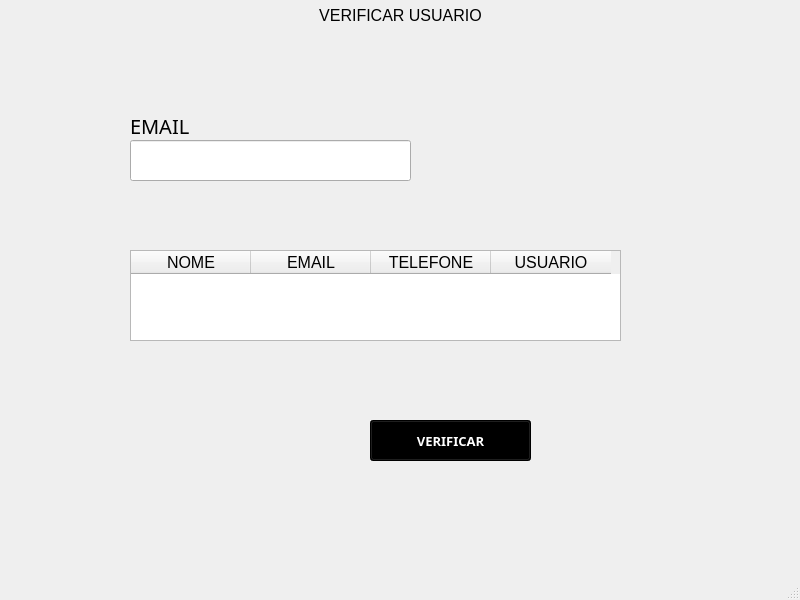
<?xml version="1.0" encoding="UTF-8"?>
<ui version="4.0">
 <class>MainWindow</class>
 <widget class="QMainWindow" name="MainWindow">
  <property name="geometry">
   <rect>
    <x>0</x>
    <y>0</y>
    <width>800</width>
    <height>600</height>
   </rect>
  </property>
  <property name="minimumSize">
   <size>
    <width>0</width>
    <height>600</height>
   </size>
  </property>
  <property name="maximumSize">
   <size>
    <width>16777215</width>
    <height>600</height>
   </size>
  </property>
  <property name="font">
   <font>
    <family>Arial</family>
    <pointsize>10</pointsize>
   </font>
  </property>
  <property name="windowTitle">
   <string>MainWindow</string>
  </property>
  <widget class="QWidget" name="centralwidget">
   <widget class="QLabel" name="label_2">
    <property name="geometry">
     <rect>
      <x>220</x>
      <y>0</y>
      <width>361</width>
      <height>31</height>
     </rect>
    </property>
    <property name="font">
     <font>
      <family>Arial</family>
      <pointsize>12</pointsize>
     </font>
    </property>
    <property name="text">
     <string>VERIFICAR USUARIO</string>
    </property>
    <property name="alignment">
     <set>Qt::AlignCenter</set>
    </property>
   </widget>
   <widget class="QLabel" name="label_4">
    <property name="geometry">
     <rect>
      <x>130</x>
      <y>110</y>
      <width>251</width>
      <height>31</height>
     </rect>
    </property>
    <property name="font">
     <font>
      <family>Arial Black</family>
      <pointsize>15</pointsize>
     </font>
    </property>
    <property name="text">
     <string>EMAIL</string>
    </property>
   </widget>
   <widget class="QLineEdit" name="txtEmailVerificar">
    <property name="geometry">
     <rect>
      <x>130</x>
      <y>140</y>
      <width>281</width>
      <height>41</height>
     </rect>
    </property>
    <property name="font">
     <font>
      <pointsize>15</pointsize>
     </font>
    </property>
   </widget>
   <widget class="QPushButton" name="btnVerificarUsuario">
    <property name="geometry">
     <rect>
      <x>370</x>
      <y>420</y>
      <width>161</width>
      <height>41</height>
     </rect>
    </property>
    <property name="font">
     <font>
      <family>Arial Black</family>
      <pointsize>10</pointsize>
      <weight>75</weight>
      <bold>true</bold>
     </font>
    </property>
    <property name="styleSheet">
     <string notr="true">background-color: rgb(0, 0, 0);
color: rgb(255, 255, 255);</string>
    </property>
    <property name="text">
     <string>VERIFICAR</string>
    </property>
   </widget>
   <widget class="QTableWidget" name="tableWidget">
    <property name="geometry">
     <rect>
      <x>130</x>
      <y>250</y>
      <width>491</width>
      <height>91</height>
     </rect>
    </property>
    <property name="maximumSize">
     <size>
      <width>601</width>
      <height>471</height>
     </size>
    </property>
    <property name="mouseTracking">
     <bool>false</bool>
    </property>
    <attribute name="horizontalHeaderVisible">
     <bool>true</bool>
    </attribute>
    <attribute name="horizontalHeaderCascadingSectionResizes">
     <bool>false</bool>
    </attribute>
    <attribute name="horizontalHeaderDefaultSectionSize">
     <number>120</number>
    </attribute>
    <attribute name="horizontalHeaderHighlightSections">
     <bool>true</bool>
    </attribute>
    <attribute name="horizontalHeaderShowSortIndicator" stdset="0">
     <bool>false</bool>
    </attribute>
    <column>
     <property name="text">
      <string>NOME</string>
     </property>
     <property name="font">
      <font>
       <family>Arial</family>
       <pointsize>12</pointsize>
      </font>
     </property>
     <property name="textAlignment">
      <set>AlignCenter</set>
     </property>
    </column>
    <column>
     <property name="text">
      <string>EMAIL</string>
     </property>
     <property name="font">
      <font>
       <family>Arial</family>
       <pointsize>12</pointsize>
      </font>
     </property>
     <property name="textAlignment">
      <set>AlignCenter</set>
     </property>
    </column>
    <column>
     <property name="text">
      <string>TELEFONE</string>
     </property>
     <property name="font">
      <font>
       <family>Arial</family>
       <pointsize>12</pointsize>
      </font>
     </property>
     <property name="textAlignment">
      <set>AlignCenter</set>
     </property>
    </column>
    <column>
     <property name="text">
      <string>USUARIO</string>
     </property>
     <property name="font">
      <font>
       <family>Arial</family>
       <pointsize>12</pointsize>
      </font>
     </property>
     <property name="textAlignment">
      <set>AlignCenter</set>
     </property>
    </column>
   </widget>
  </widget>
  <widget class="QMenuBar" name="menubar">
   <property name="geometry">
    <rect>
     <x>0</x>
     <y>0</y>
     <width>800</width>
     <height>21</height>
    </rect>
   </property>
  </widget>
  <widget class="QStatusBar" name="statusbar"/>
 </widget>
 <resources/>
 <connections/>
</ui>
